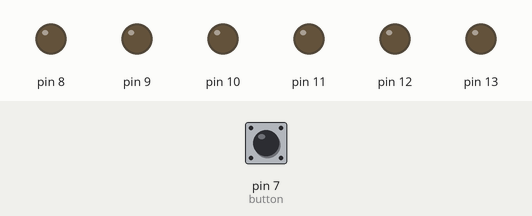
Bench run of a sketch on a simulated Arduino Uno, built with avr-gcc and run on an emulated ATmega328P. Parts: output pins drawn as LEDs (lit = HIGH). The inputs (shaded band) are chosen by the test bench; at power-on: pin 7 (button) LOW.

Above: at 1.2 s.
1.3 s: pin 7 (button) pulled HIGH for 1 s
At 1.7 s:
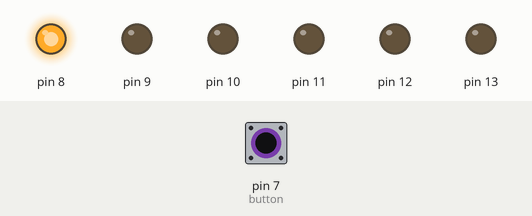
4.3 s: pin 7 (button) pulled HIGH for 3.2 s
At 5.2 s:
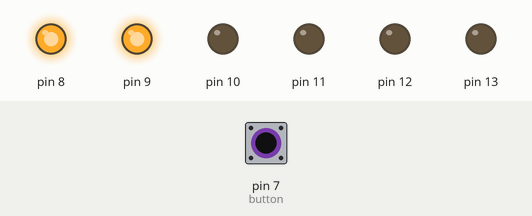
At 5.7 s:
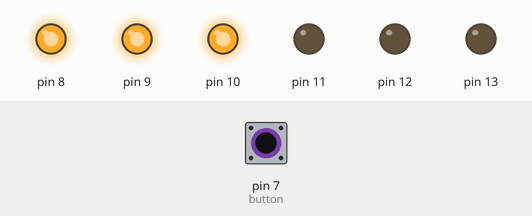
Timing chart, 0 to 11.3 s (numbered marks = the images above; inputs shaded):
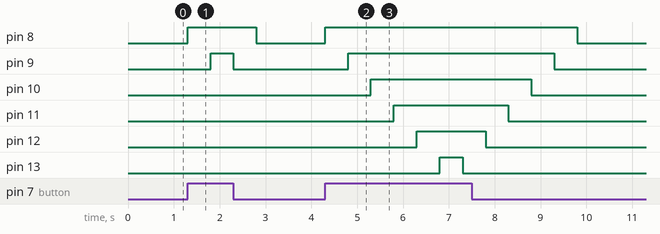

Measured:
- after the input at 1.3 s, pin 8: LOW → HIGH at once, → LOW 1.5 s later; pin 9: LOW → HIGH after 0.50 s, → LOW 0.50 s later
- after the input at 4.3 s, pin 8: LOW → HIGH at once, → LOW 5.5 s later; pin 9: LOW → HIGH after 0.50 s, → LOW 4.5 s later; pin 10: LOW → HIGH after 1.0 s, → LOW 3.5 s later; pin 11: LOW → HIGH after 1.5 s, → LOW 2.5 s later; pin 12: LOW → HIGH after 2.0 s, → LOW 1.5 s later

The sketch:

light-saber.ino
```cpp
int button = 7;
int last_light;

void setup() {
  pinMode(13, OUTPUT);
  pinMode(12, OUTPUT);
  pinMode(11, OUTPUT);
  pinMode(10, OUTPUT);
  pinMode(9, OUTPUT);
  pinMode(8, OUTPUT);
  pinMode(button, INPUT);

}

void loop() {

  if (digitalRead(button) == HIGH){

    for (int i = 8; i <= 13; i++) {

      digitalWrite(i, HIGH);
      delay(500);
      last_light = i;
      if (digitalRead(button) == LOW){
      break;
        }
    }


    for (int i = last_light; i >= 8; i--){
      digitalWrite(i, LOW);
      delay(500);
      }
    }
}
```
